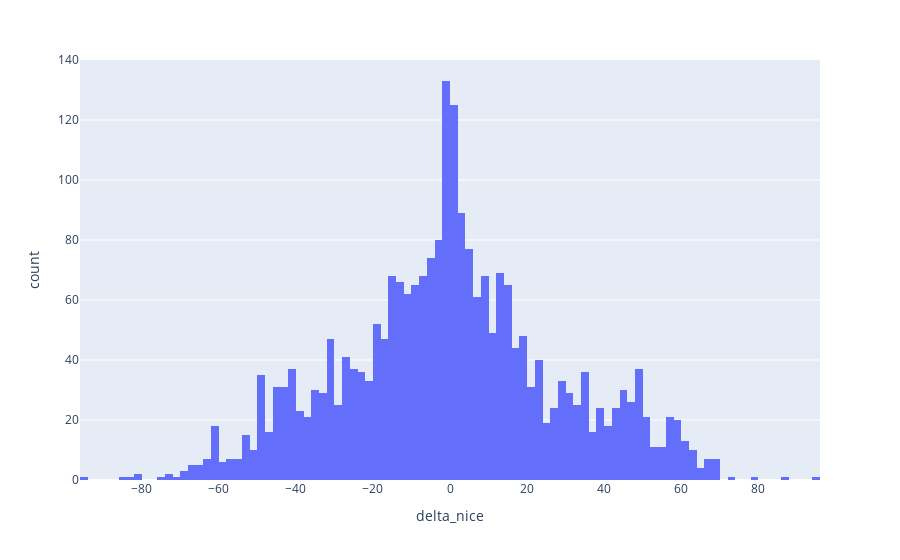

Notebook cell for this chart:
### Code cell
# using plotly, graph distribution of delta_nice
import plotly.express as px

fig = px.histogram(df, x="delta_nice", nbins=100)
fig.show()

### Figure 1 — Plotly figure (JSON) as saved in the notebook; plotly's stock layout.template omitted (floating-point values rounded to 4 significant figures; data arrays with more than 128 entries replaced by an {"elided": "..."} marker saying what was removed)
{"data": [{"alignmentgroup": "True", "bingroup": "x", "hovertemplate": "delta_nice=%{x}<br>count=%{y}<extra></extra>", "legendgroup": "", "marker": {"color": "#636efa", "pattern": {"shape": ""}}, "name": "", "nbinsx": 100, "offsetgroup": "", "orientation": "v", "showlegend": false, "type": "histogram", "x": {"elided": "2516 float values"}, "xaxis": "x", "yaxis": "y"}], "layout": {"barmode": "relative", "legend": {"tracegroupgap": 0}, "margin": {"t": 60}, "xaxis": {"anchor": "y", "domain": [0, 1], "title": {"text": "delta_nice"}}, "yaxis": {"anchor": "x", "domain": [0, 1], "title": {"text": "count"}}}}
